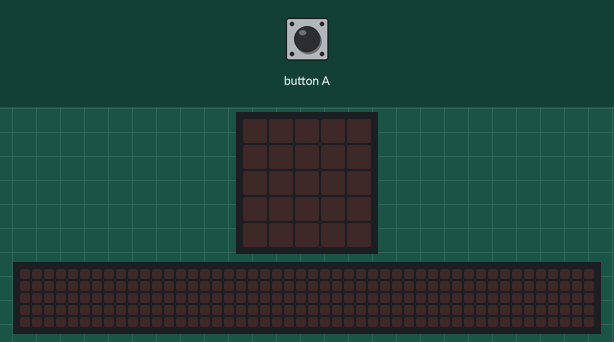
A program run on a simulated BBC micro:bit (MakeCode). On the bench: the board's 5×5 LED display, a strip that is not on the board, showing the scrolling text unrolled. The inputs (shaded band) are chosen by the test bench. Random numbers come from a fixed seed; the 48×5 strip is a reading aid, not a part: it shows the text the display is scrolling, unrolled, one strip-width of it at a time.

Above: at 1.2 s.
1.3 s: button A pressed for 0.15 s
At 1.6 s:
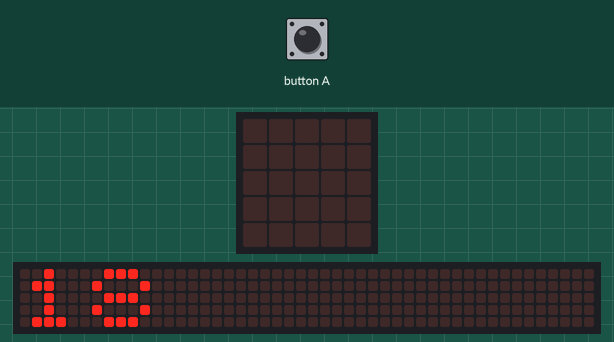
At 10.1 s:
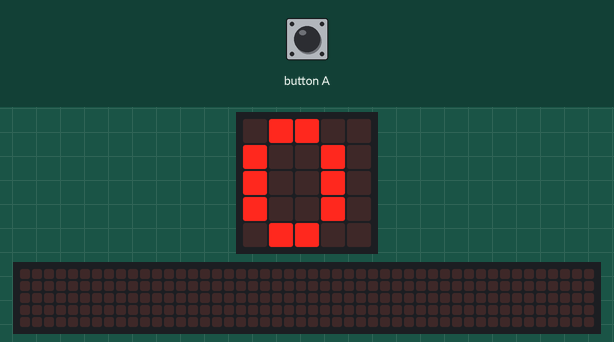
Timing chart, 0 to 10.3 s (numbered marks = the images above; inputs shaded):
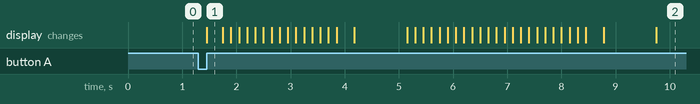

Measured:
- after the input at 1.3 s, the display: changes after 0.15 s (image 1)

The program:

main.ts
```typescript
let a = 0
let p = 0
let o = 0
input.onButtonPressed(Button.A, function () {
    a = randint(1, 100)
    basic.showNumber(a)
    basic.pause(1000)
    p = a * a
    basic.showNumber(p)
    basic.pause(1000)
    o = 4 * o
    basic.showNumber(o)
})
basic.forever(function () {

})
```

test.ts
```typescript
// тестови иду овде; ово се неће саставити када се овај пакет користи као додатак.
```
